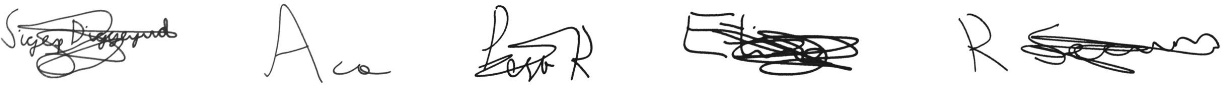
#> input picture assets/dataset_samples.png, 1224 x 88 px; its folder holds only this picture in this run
$ python -i model.py   (imports and definitions only)   (older library calls are emulated)
#> lines starting #> are read from the running program, lines starting #| are printed output that depends on the picture; after the words box and inside, x2 and y2 are one past the last pixel; in counts of white or black regions, pixels touching at a corner belong together
#> further down, picture is the input picture: shape (88, 1224); min 6, max 255, mean 237
"""
Offline Signature Verification — Training Script (Improved)
============================================================
Improvements over v1:
  1. Feature config saved inside the pipeline so train/inference are always in sync.
  2. LBP texture features added alongside Hu + Zernike moments.
  3. Grid-directional (HOG-lite) features added for spatial stroke layout.
  4. Skeleton-based structural features (endpoints, branches, stroke length) added.
  5. Fully deterministic — explicit random seeds everywhere.
  6. Explicit warning when mahotas is missing (no silent zero-vector fallback).
  7. Morphological kernel scales with input image resolution.
  8. Writer-independent baseline + Random Forest second baseline both reported.
  9. Confidence-aware evaluation: uncertain band (0.40–0.60) flagged separately.
 10. Feature vector length validated at load time.
"""

import os
import logging
import warnings
import numpy as np
from glob import glob
from tqdm import tqdm

# [2 lines not run here, left out]
log = logging.getLogger(__name__)

import cv2

try:
    from skimage.morphology import skeletonize
    from skimage.feature import local_binary_pattern
    SKIMAGE_OK = True
except ImportError:
    skeletonize = None
    local_binary_pattern = None
    SKIMAGE_OK = False
    log.warning("scikit-image not installed — skeleton and LBP features will be zeros.")

try:
    import mahotas
    MAHOTAS_OK = True
except ImportError:
    mahotas = None
    MAHOTAS_OK = False
    log.warning("mahotas not installed — Zernike features will be zeros. "
                "Install with: pip install mahotas")

from sklearn.svm import SVC
from sklearn.ensemble import RandomForestClassifier
from sklearn.preprocessing import StandardScaler
from sklearn.decomposition import PCA
from sklearn.pipeline import Pipeline
from sklearn.model_selection import GridSearchCV, StratifiedKFold, train_test_split
from sklearn.metrics import (accuracy_score, precision_score, recall_score,
                              f1_score, confusion_matrix, classification_report)
import joblib

# ──────────────────────────────────────────────
# Config — single source of truth
# ──────────────────────────────────────────────
DATASET_ROOT     = "dataset"
IMG_SIZE         = 256
DO_SKELETON      = False
ZERNIKE_DEGREE   = 8
LBP_RADIUS       = 3
LBP_N_POINTS     = 24
HOG_GRID         = 8        # divide image into HOG_GRID × HOG_GRID cells
HOG_BINS         = 8        # gradient direction bins per cell
USE_PCA          = True
PCA_VARIANCE     = 0.95
DO_GRID_SEARCH   = True
RANDOM_STATE     = 42
OUTPUT_MODEL_PATH = "svm_signature_pipeline.joblib"
RF_MODEL_PATH     = "rf_signature_pipeline.joblib"

# Store feature config so the app can validate it at load time
FEATURE_CONFIG = dict(
    img_size       = IMG_SIZE,
    do_skeleton    = DO_SKELETON,
    zernike_degree = ZERNIKE_DEGREE,
    lbp_radius     = LBP_RADIUS,
    lbp_n_points   = LBP_N_POINTS,
    hog_grid       = HOG_GRID,
    hog_bins       = HOG_BINS,
)

# [1 line not run here, left out]


# ──────────────────────────────────────────────
# I/O helpers
# ──────────────────────────────────────────────

# [32 lines left out: functions read_image_gray, _collect_class_image_paths, dump_dataset_summary, not called in this run]


# ──────────────────────────────────────────────
# Preprocessing
# ──────────────────────────────────────────────

def _adaptive_morph_kernel(img: np.ndarray) -> np.ndarray:
    """Scale closing kernel to image resolution so gaps close correctly on HQ scans."""
    h, w = img.shape
    base   = max(h, w)
    k_size = max(3, int(round(base / 512)) * 2 + 1)   # 3 at ≤512px, 5 at ~1024px, etc.
    return cv2.getStructuringElement(cv2.MORPH_RECT, (k_size, k_size))


def preprocess_image(img: np.ndarray,
                     target_size: tuple = (256, 256),
                     denoise: bool = True,
                     do_skeleton: bool = False) -> np.ndarray:
#> called with target_size = (256, 256), denoise = True, do_skeleton = False
    if denoise:
        img = cv2.medianBlur(img, 3)
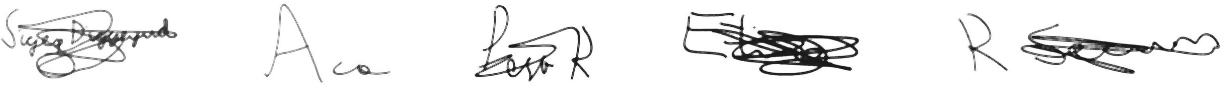
#> img: shape (88, 1224); min 22, max 255, mean 238.1
    _, bw = cv2.threshold(img, 0, 255, cv2.THRESH_BINARY + cv2.THRESH_OTSU)
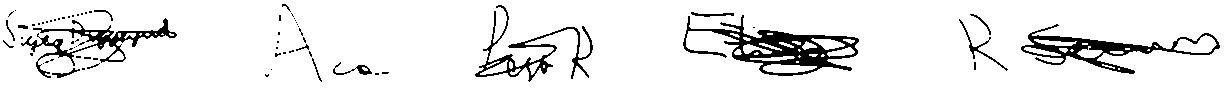
#> bw: shape (88, 1224); 91.2% white; 70 black regions (53 under 20 px), largest, box (x1, y1, x2, y2) and area: (683, 15, 859, 76) 3203, (1021, 24, 1220, 74) 2136, (21, 18, 177, 78) 1631
    if np.mean(bw) > 127:
        bw = cv2.bitwise_not(bw)
    bw = cv2.morphologyEx(bw, cv2.MORPH_CLOSE, _adaptive_morph_kernel(bw))
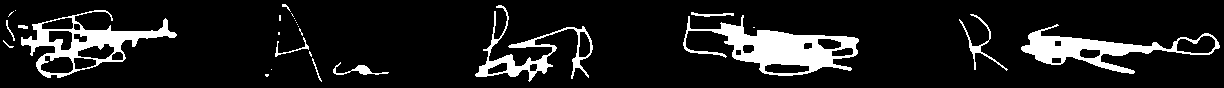
#> bw: shape (88, 1224); 11.3% white; 28 white regions (15 under 20 px), largest, box (x1, y1, x2, y2) and area: (683, 15, 859, 76) 3997, (21, 10, 177, 78) 2787, (1021, 24, 1220, 74) 2733

    coords = cv2.findNonZero(bw)
#> coords = contour of 12170 points, box (x1, y1, x2, y2) (3, 4, 1220, 82), area 9321
    if coords is not None:
        x, y, w, h = cv2.boundingRect(coords)
#> x = 3; y = 4; w = 1217; h = 78
        cropped = bw[y:y + h, x:x + w]
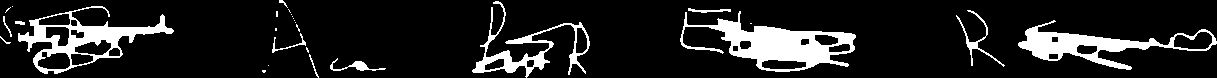
#> cropped: shape (78, 1217); 12.8% white; 28 white regions (15 under 20 px), largest, box (x1, y1, x2, y2) and area: (680, 11, 856, 72) 3997, (18, 6, 174, 74) 2787, (1018, 20, 1217, 70) 2733
    else:
        cropped = bw

    th, tw = target_size
    h, w = cropped.shape
    if h == 0 or w == 0:
        return np.zeros(target_size, dtype=np.uint8)

    scale = min(th / h, tw / w)
#> scale = 0.21
    nh, nw = max(1, int(h * scale)), max(1, int(w * scale))
#> nh = 16; nw = 256
    # Enforce minimum height of 8px so thin strokes don't vanish on wide signatures
    if nh < 8:
        nh = 8
        nw = max(1, int(nw * (nh / max(1, int(h * scale)))))

    resized_small = cv2.resize(cropped, (nw, nh), interpolation=cv2.INTER_AREA)
    canvas = np.zeros(target_size, dtype=np.uint8)
    y0 = (th - nh) // 2
#> y0 = 120
    x0 = (tw - nw) // 2
#> x0 = 0
    canvas[y0:y0 + nh, x0:x0 + nw] = resized_small
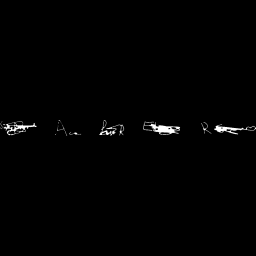
#> canvas: shape (256, 256); min 0, max 255, mean 2

    if do_skeleton:
        if not SKIMAGE_OK or skeletonize is None:
            raise RuntimeError("scikit-image required for skeletonization.")
        canvas = (skeletonize(canvas > 0).astype(np.uint8) * 255)
    return canvas


# ──────────────────────────────────────────────
# Feature extractors
# ──────────────────────────────────────────────

# [339 lines left out: functions hu_moments_features, zernike_features, lbp_features, hog_lite_features, skeleton_structural_features, extract_feature_vector and 7 more, not called in this run]


# ──────────────────────────────────────────────
# Main
# ──────────────────────────────────────────────

# [22 lines not run here, left out]

>>> import cv2
>>> picture = cv2.imread('assets/dataset_samples.png', cv2.IMREAD_GRAYSCALE)
>>> result = preprocess_image(picture)

$ run again, on assets/workflow.png
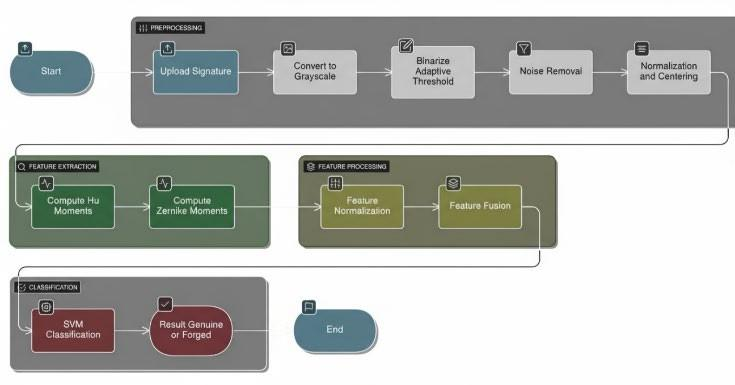
#> input picture assets/workflow.png, 735 x 385 px
#> in preprocess_image, `bw = cv2.morphologyEx(bw, cv2.MORPH_CLOSE, _adaptive_morph_kernel(bw))`:
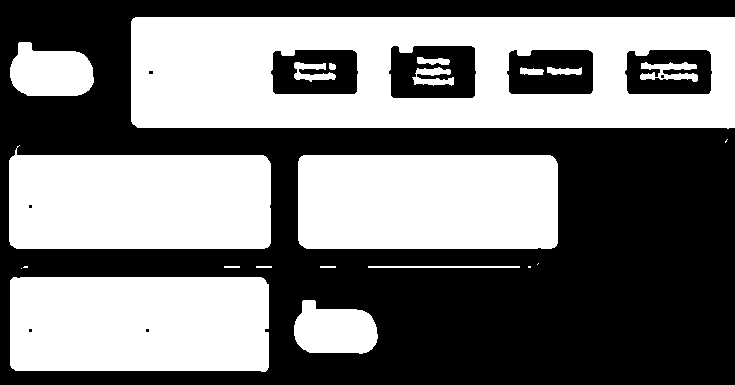
#> bw: shape (385, 735); 47.6% white; 22 white regions (5 under 20 px), largest, box (x1, y1, x2, y2) and area: (131, 17, 735, 129) 51942, (9, 145, 271, 249) 24560, (298, 155, 558, 249) 24359
#> coords = contour of 134687 points, box (x1, y1, x2, y2) (9, 17, 735, 372), area 37866
#> in preprocess_image, `x, y, w, h = cv2.boundingRect(coords)`: x = 9; y = 17; w = 726; h = 355
#> cropped: shape (355, 726); 52.3% white; 10 black regions (5 under 20 px), largest, box (x1, y1, x2, y2) and area: (0, 0, 726, 355) 110077, (380, 29, 467, 81) 3621, (498, 33, 584, 77) 3247, (262, 33, 349, 77) 3114, (616, 33, 703, 77) 2936
#> in preprocess_image, `canvas[y0:y0 + nh, x0:x0 + nw] = resized_small`:
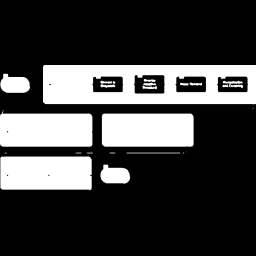
#> canvas: shape (256, 256); min 0, max 255, mean 65.1
